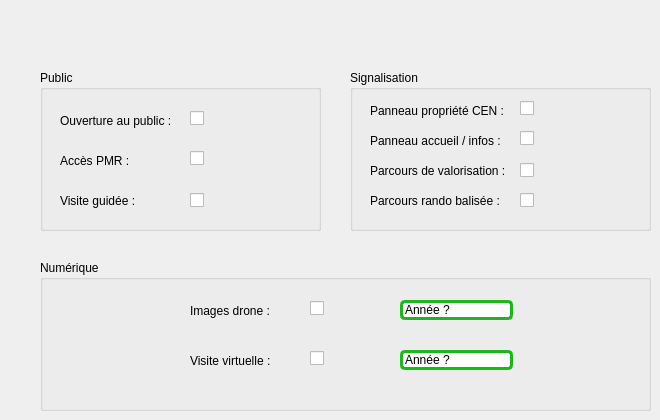
   <widget class="QWidget" name="tab_5">
    <attribute name="title">
     <string>Valorisation</string>
    </attribute>
    <widget class="QGroupBox" name="groupBox_17">
     <property name="geometry">
      <rect>
       <x>40</x>
       <y>70</y>
       <width>281</width>
       <height>161</height>
      </rect>
     </property>
     <property name="title">
      <string>Public</string>
     </property>
     <widget class="QLabel" name="label_59">
      <property name="geometry">
       <rect>
        <x>20</x>
        <y>120</y>
        <width>121</width>
        <height>21</height>
       </rect>
      </property>
      <property name="font">
       <font>
        <weight>50</weight>
        <bold>false</bold>
       </font>
      </property>
      <property name="text">
       <string>Visite guidée :</string>
      </property>
     </widget>
     <widget class="QCheckBox" name="ouverture_public">
      <property name="geometry">
       <rect>
        <x>150</x>
        <y>40</y>
        <width>70</width>
        <height>17</height>
       </rect>
      </property>
      <property name="text">
       <string/>
      </property>
     </widget>
     <widget class="QLabel" name="label_56">
      <property name="geometry">
       <rect>
        <x>20</x>
        <y>40</y>
        <width>121</width>
        <height>21</height>
       </rect>
      </property>
      <property name="font">
       <font>
        <weight>50</weight>
        <bold>false</bold>
       </font>
      </property>
      <property name="text">
       <string>Ouverture au public :</string>
      </property>
     </widget>
     <widget class="QLabel" name="label_58">
      <property name="geometry">
       <rect>
        <x>20</x>
        <y>80</y>
        <width>121</width>
        <height>21</height>
       </rect>
      </property>
      <property name="font">
       <font>
        <weight>50</weight>
        <bold>false</bold>
       </font>
      </property>
      <property name="text">
       <string>Accès PMR :</string>
      </property>
     </widget>
     <widget class="QCheckBox" name="acces_prm">
      <property name="geometry">
       <rect>
        <x>150</x>
        <y>80</y>
        <width>70</width>
        <height>17</height>
       </rect>
      </property>
      <property name="text">
       <string/>
      </property>
     </widget>
     <widget class="QCheckBox" name="visite_guidee">
      <property name="geometry">
       <rect>
        <x>150</x>
        <y>120</y>
        <width>71</width>
        <height>20</height>
       </rect>
      </property>
      <property name="text">
       <string/>
      </property>
     </widget>
    </widget>
    <widget class="QGroupBox" name="groupBox_18">
     <property name="geometry">
      <rect>
       <x>350</x>
       <y>70</y>
       <width>301</width>
       <height>161</height>
      </rect>
     </property>
     <property name="title">
      <string>Signalisation</string>
     </property>
     <widget class="QLabel" name="label_60">
      <property name="geometry">
       <rect>
        <x>20</x>
        <y>90</y>
        <width>141</width>
        <height>21</height>
       </rect>
      </property>
      <property name="font">
       <font>
        <weight>50</weight>
        <bold>false</bold>
       </font>
      </property>
      <property name="text">
       <string>Parcours de valorisation :</string>
      </property>
     </widget>
     <widget class="QCheckBox" name="panneau_proprio_cen">
      <property name="geometry">
       <rect>
        <x>170</x>
        <y>30</y>
        <width>70</width>
        <height>17</height>
       </rect>
      </property>
      <property name="text">
       <string/>
      </property>
     </widget>
     <widget class="QLabel" name="label_118">
      <property name="geometry">
       <rect>
        <x>20</x>
        <y>30</y>
        <width>141</width>
        <height>21</height>
       </rect>
      </property>
      <property name="font">
       <font>
        <weight>50</weight>
        <bold>false</bold>
       </font>
      </property>
      <property name="text">
       <string>Panneau propriété CEN :</string>
      </property>
     </widget>
     <widget class="QLabel" name="label_119">
      <property name="geometry">
       <rect>
        <x>20</x>
        <y>60</y>
        <width>141</width>
        <height>21</height>
       </rect>
      </property>
      <property name="font">
       <font>
        <weight>50</weight>
        <bold>false</bold>
       </font>
      </property>
      <property name="text">
       <string>Panneau accueil / infos :</string>
      </property>
     </widget>
     <widget class="QCheckBox" name="panneau_accueil_infos">
      <property name="geometry">
       <rect>
        <x>170</x>
        <y>60</y>
        <width>70</width>
        <height>17</height>
       </rect>
      </property>
      <property name="text">
       <string/>
      </property>
     </widget>
     <widget class="QCheckBox" name="parcours_valo">
      <property name="geometry">
       <rect>
        <x>170</x>
        <y>90</y>
        <width>71</width>
        <height>20</height>
       </rect>
      </property>
      <property name="text">
       <string/>
      </property>
     </widget>
     <widget class="QLabel" name="label_120">
      <property name="geometry">
       <rect>
        <x>20</x>
        <y>120</y>
        <width>141</width>
        <height>21</height>
       </rect>
      </property>
      <property name="font">
       <font>
        <weight>50</weight>
        <bold>false</bold>
       </font>
      </property>
      <property name="text">
       <string>Parcours rando balisée :</string>
      </property>
     </widget>
     <widget class="QCheckBox" name="parcours_rando_balise">
      <property name="geometry">
       <rect>
        <x>170</x>
        <y>120</y>
        <width>71</width>
        <height>20</height>
       </rect>
      </property>
      <property name="text">
       <string/>
      </property>
     </widget>
    </widget>
    <widget class="QGroupBox" name="groupBox_19">
     <property name="geometry">
      <rect>
       <x>40</x>
       <y>260</y>
       <width>611</width>
       <height>151</height>
      </rect>
     </property>
     <property name="title">
      <string>Numérique</string>
     </property>
     <widget class="QCheckBox" name="images_drone">
      <property name="geometry">
       <rect>
        <x>270</x>
        <y>40</y>
        <width>70</width>
        <height>17</height>
       </rect>
      </property>
      <property name="text">
       <string/>
      </property>
     </widget>
     <widget class="QLabel" name="label_122">
      <property name="geometry">
       <rect>
        <x>150</x>
        <y>40</y>
        <width>101</width>
        <height>21</height>
       </rect>
      </property>
      <property name="font">
       <font>
        <weight>50</weight>
        <bold>false</bold>
       </font>
      </property>
      <property name="text">
       <string>Images drone :</string>
      </property>
     </widget>
     <widget class="QLabel" name="label_123">
      <property name="geometry">
       <rect>
        <x>150</x>
        <y>90</y>
        <width>91</width>
        <height>21</height>
       </rect>
      </property>
      <property name="font">
       <font>
        <weight>50</weight>
        <bold>false</bold>
       </font>
      </property>
      <property name="text">
       <string>Visite virtuelle :</string>
      </property>
     </widget>
     <widget class="QCheckBox" name="visite_virtuelle">
      <property name="geometry">
       <rect>
        <x>270</x>
        <y>90</y>
        <width>70</width>
        <height>17</height>
       </rect>
      </property>
      <property name="text">
       <string/>
      </property>
     </widget>
     <widget class="QLineEdit" name="lineEdit_37">
      <property name="geometry">
       <rect>
        <x>360</x>
        <y>90</y>
        <width>113</width>
        <height>20</height>
       </rect>
      </property>
      <property name="font">
       <font>
        <weight>50</weight>
        <bold>false</bold>
       </font>
      </property>
      <property name="styleSheet">
       <string notr="true">border-style: solid; border-radius: 5px; border-width: 3px; border-color: rgb(27, 185, 24);</string>
      </property>
      <property name="text">
       <string>Année ? </string>
      </property>
     </widget>
     <widget class="QLineEdit" name="images_drone_annee">
      <property name="geometry">
       <rect>
        <x>360</x>
        <y>40</y>
        <width>113</width>
        <height>20</height>
       </rect>
      </property>
      <property name="font">
       <font>
        <weight>50</weight>
        <bold>false</bold>
       </font>
      </property>
      <property name="styleSheet">
       <string notr="true">border-style: solid; border-radius: 5px; border-width: 3px; border-color: rgb(27, 185, 24);</string>
      </property>
      <property name="text">
       <string>Année ? </string>
      </property>
     </widget>
    </widget>
   </widget>
